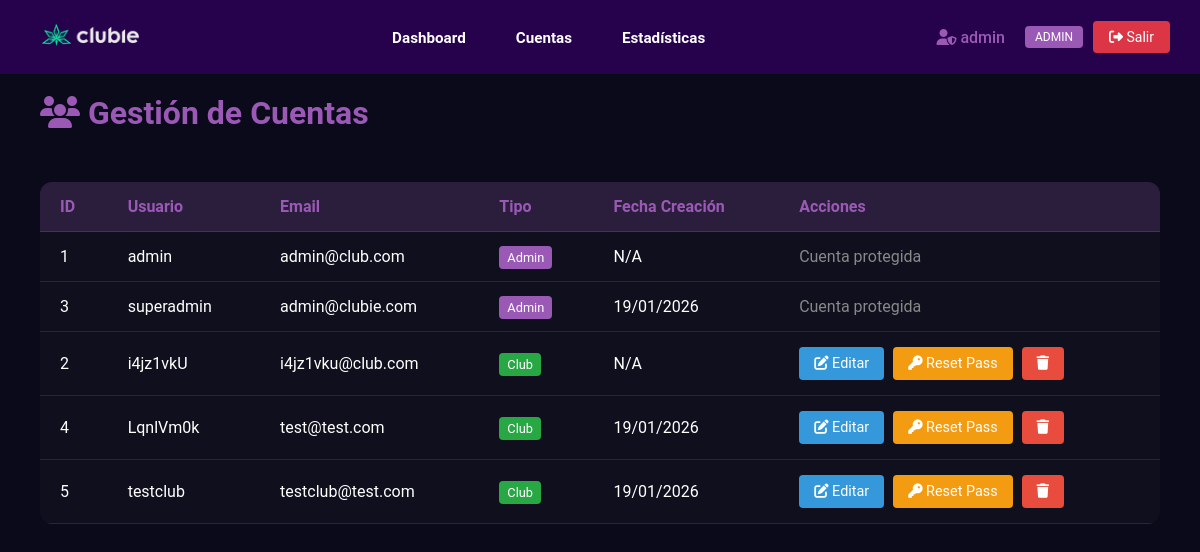
Page /admin/cuentas (signed in) on the committed database.
### clases.py (models this page shows, shortened)
class Club(db.Model, UserMixin):
    id = db.Column(db.Integer, primary_key=True)
    campoarchivo = db.Column(db.String(30))
    username = db.Column(db.String(30), unique=True, nullable=False)
    password_hash = db.Column(db.String(128), nullable=False)
    email = db.Column(db.String(70))
    is_superuser = db.Column(db.Boolean, default=False)
    fecha_creacion = db.Column(db.DateTime, default=datetime.now)

### app.py (the view)
@app.route('/admin/cuentas')
@superuser_required
def admin_cuentas():
    form = LoginForm()  # Para CSRF token
    clubs = Club.query.order_by(Club.is_superuser.desc(), Club.id.asc()).all()
    return render_template('admin/cuentas.html', form=form, clubs=clubs)

### app.py (called while the page is built)
@login_manager.user_loader
def load_user(user_id):
    if isinstance(user_id, str) and user_id.startswith('member_'):
        member_id = int(user_id.replace('member_', ''))
        return Member.query.get(member_id)
    return Club.query.get(int(user_id))

def superuser_required(f):
    @wraps(f)
    @login_required
    def decorated_function(*args, **kwargs):
        if not current_user.is_superuser:
            flash('No tienes permisos para acceder a esta sección.', 'error')
            return redirect(url_for('miembros'))
        return f(*args, **kwargs)
    return decorated_function

### templates/admin/cuentas.html (shortened to what this page needs)
{% extends 'admin/base-admin.html' %}
{% block body %}
<div class="page-header">
    <h1 class="page-title"><i class="fas fa-users"></i> Gestión de Cuentas</h1>
</div>
<table class="accounts-table">
    <thead>
        <tr>
            <th>ID</th>
            <th>Usuario</th>
            <th>Email</th>
            <th>Tipo</th>
            <th>Fecha Creación</th>
            <th>Acciones</th>
        </tr>
    </thead>
    <tbody>
        {% for club in clubs %}
        <tr>
            <td>{{ club.id }}</td>
            <td>{{ club.username }}</td>
            <td>{{ club.email or '-' }}</td>
            <td>
                {% if club.is_superuser %}
                <span class="badge badge-admin">Admin</span>
                {% else %}
                <span class="badge badge-user">Club</span>
                {% endif %}
            </td>
            <td>{{ club.fecha_creacion.strftime('%d/%m/%Y') if club.fecha_creacion else 'N/A' }}</td>
            <td>
                {% if not club.is_superuser %}
                <a href="{{ url_for('admin_editar_cuenta', id=club.id) }}" class="btn btn-edit">
                    <i class="fas fa-edit"></i> Editar
                </a>
                <form action="{{ url_for('admin_resetear_password', id=club.id) }}" method="POST"
                    style="display: inline;">
                    <button type="submit" class="btn btn-reset"
                        onclick="return confirm('¿Resetear contraseña de {{ club.username }}?')">
                        <i class="fas fa-key"></i> Reset Pass
                    </button>
                </form>
                <form action="{{ url_for('admin_eliminar_cuenta', id=club.id) }}" method="POST"
                    style="display: inline;">
                    <button type="submit" class="btn btn-delete"
                        onclick="return confirm('¿ELIMINAR cuenta {{ club.username }}? Esta acción no se puede deshacer.')">
                        <i class="fas fa-trash"></i>
                    </button>
                </form>
                {% else %}
                <span style="color: #888;">Cuenta protegida</span>
                {% endif %}
            </td>
        </tr>
        {% else %}
        <tr>
            <td colspan="6" style="text-align: center; color: #888; padding: 30px;">
                No hay cuentas registradas
            </td>
        </tr>
        {% endfor %}
    </tbody>
</table>
{% endblock %}

### templates/admin/base-admin.html (shortened to what this page needs)
<!DOCTYPE html>
<html lang="es">
<head>
    <link rel="stylesheet" href="{{ url_for('static', filename='css/header.css') }}">
    <link rel="stylesheet" href="{{ url_for('static', filename='css/footer.css') }}">
</head>
<body>
    <header class="header">
        <div class="logo">
            <a href="{{ url_for('index') }}">
                <img src="{{ url_for('static', filename='media/editado.png') }}" alt="Logo de marca">
            </a>
        </div>
        <nav class="opcion">
            <ul class="nav-links">
                <li><a href="{{ url_for('admin_dashboard') }}">Dashboard</a></li>
                <li><a href="{{ url_for('admin_cuentas') }}">Cuentas</a></li>
                <li><a href="{{ url_for('admin_estadisticas') }}">Estadísticas</a></li>
            </ul>
        </nav>
        <div class="nav-right">
            {% if current_user.is_authenticated %}
            <span class="user-info">
                <a href="{{ url_for('admin_dashboard') }}" style="color: #9b59b6 !important; text-decoration: none;">
                    <i class="fas fa-user-shield"></i> {{ current_user.username }}
                </a>
            </span>
            <span class="admin-badge">ADMIN</span>
            <a href="{{ url_for('logout') }}" class="logout-btn"><i class="fas fa-sign-out-alt"></i> Salir</a>
            {% endif %}
        </div>
    </header>
    <main>
        {% block body %}
        {% endblock %}
    </main>
</body>
</html>

### static/css/header.css (style rules this page uses)
header.header { position: sticky; top: 0; left: 0; width: 100%; padding: 15px 30px; display: flex !important; flex-wrap: nowrap !important; justify-content: space-between; align-items: center; z-index: 1000; background-color: rgba(0, 0, 0, 0.95); box-sizing: border-box; }
.header .logo { flex-shrink: 0; }
.header .logo img { cursor: pointer; height: 40px; width: auto; }
.header .logo img { transition: all 0.3s; }
.header .opcion { flex: 1; display: flex; justify-content: center; }
.header .opcion a { position: relative; font-size: 0.95em; color: #fff; font-weight: 600; text-decoration: none; margin-left: 10px; padding: 6px 12px; transition: .5s; white-space: nowrap; }
.header ul { list-style: none; margin: 0; padding: 0; display: flex; align-items: center; }
.header .nav-links li { display: inline-block; padding: 0px 8px; }
.header .nav-right { flex-shrink: 0; display: flex; align-items: center; gap: 10px; }

### templates/admin/base-admin.html (style rules this page uses)
* { margin: 0; padding: 0; box-sizing: border-box; font-family: "Roboto", sans-serif; }
body { background-color: #0a0a1a; min-height: 100vh; color: #fff; }
header.header { background-color: rgba(40, 0, 80, 0.95) !important; }
.admin-badge { background: #9b59b6; color: white; padding: 4px 10px; border-radius: 4px; font-size: 12px; margin-left: 10px; }
.header .logout-btn { background: #dc3545 !important; color: white !important; border: none !important; padding: 8px 16px !important; border-radius: 4px !important; cursor: pointer; text-decoration: none !important; font-size: 14px !important; display: inline-block !important; white-space: nowrap; }
.header .user-info { color: #9b59b6 !important; font-weight: 500; white-space: nowrap; }
.header .nav-right { flex-shrink: 0; display: flex; align-items: center; gap: 10px; }
main { padding: 20px 40px; }
.page-title { font-size: 2em; margin-bottom: 20px; color: #9b59b6; }

### templates/admin/cuentas.html (style rules this page uses)
.page-header { display: flex; justify-content: space-between; align-items: center; margin-bottom: 30px; }
.accounts-table { width: 100%; border-collapse: collapse; background: rgba(255, 255, 255, 0.02); border-radius: 12px; overflow: hidden; }
.accounts-table th, .accounts-table td { padding: 15px 20px; text-align: left; border-bottom: 1px solid rgba(255, 255, 255, 0.1); }
.accounts-table th { background: rgba(155, 89, 182, 0.2); color: #9b59b6; font-weight: 600; }
.btn { padding: 8px 15px; border: none; border-radius: 4px; cursor: pointer; font-size: 0.9em; text-decoration: none; display: inline-block; margin-right: 5px; }
.btn-edit { background: #3498db; color: white; }
.btn-reset { background: #f39c12; color: white; }
.btn-delete { background: #e74c3c; color: white; }
.badge { padding: 4px 8px; border-radius: 4px; font-size: 0.8em; }
.badge-admin { background: #9b59b6; color: white; }
.badge-user { background: #28a745; color: white; }

### rows in the picture
Club: username "admin", id "1", email "admin@club.com", is_superuser "Admin", fecha_creacion "N/A"
Club: id "3", username "superadmin", email "admin@clubie.com", is_superuser "Admin", fecha_creacion "19/01/2026"
Club: id "2", username "i4jz1vkU", email "i4jz1vku@club.com", is_superuser "Club", fecha_creacion "N/A"
Club: id "4", username "LqnlVm0k", email "test@test.com", is_superuser "Club", fecha_creacion "19/01/2026"
Club: id "5", username "testclub", email "testclub@test.com", is_superuser "Club", fecha_creacion "19/01/2026"
